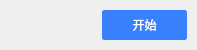
<?xml version="1.0" encoding="UTF-8"?>
<ui version="4.0">
 <class>DlgEchoTest</class>
 <widget class="QDialog" name="DlgEchoTest">
  <property name="geometry">
   <rect>
    <x>0</x>
    <y>0</y>
    <width>197</width>
    <height>50</height>
   </rect>
  </property>
  <property name="windowTitle">
   <string>声音环回测试</string>
  </property>
  <property name="styleSheet">
   <string notr="true">QPushButton {
	background:rgb(57,129,252);
	color: rgb(255,255,255);
	border: 1px solid rgb(57,129,252);
	border-radius: 2px;
	min-height: 28px;
	min-width: 76px;
}
QPushButton:hover, QPushButton:pressed {
	background: rgb(5,117,197);
}</string>
  </property>
  <layout class="QHBoxLayout" name="horizontalLayout">
   <property name="leftMargin">
    <number>10</number>
   </property>
   <property name="topMargin">
    <number>10</number>
   </property>
   <property name="rightMargin">
    <number>10</number>
   </property>
   <property name="bottomMargin">
    <number>10</number>
   </property>
   <item>
    <widget class="QLabel" name="label">
     <property name="text">
      <string/>
     </property>
    </widget>
   </item>
   <item>
    <widget class="QPushButton" name="btnTest">
     <property name="text">
      <string>开始</string>
     </property>
    </widget>
   </item>
  </layout>
 </widget>
 <layoutdefault spacing="6" margin="11"/>
 <resources/>
 <connections/>
</ui>
